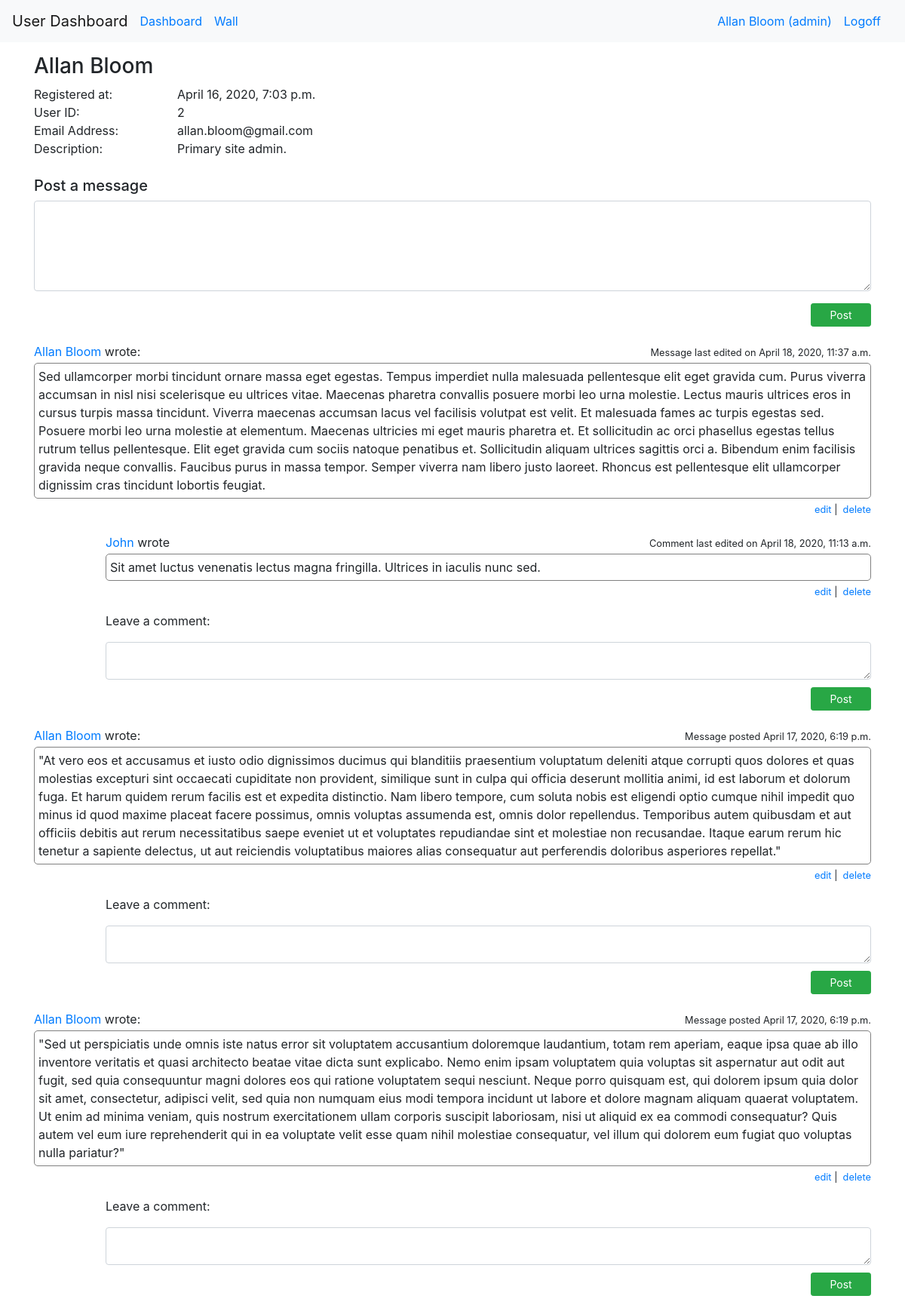
The page /message_board/2 (signed in) on the database its author committed.
### login_and_registration_app/models.py (models this page shows)
class User(models.Model):
    first_name = models.CharField(max_length=255)
    last_name = models.CharField(max_length=255)
    email = models.CharField(max_length=255)
    level = models.IntegerField(default=1)
    description = models.TextField(null=True)
    password = models.CharField(max_length=45)
    created_at = models.DateTimeField(auto_now_add=True)
    updated_at = models.DateTimeField(auto_now=True)
    objects = UserManager()

### messageboard_app/models.py (models this page shows)
class Message(models.Model):
    content = models.TextField()
    created_at = models.DateTimeField(auto_now_add=True)
    updated_at = models.DateTimeField(auto_now=True)
    author = models.ForeignKey(User, related_name="messages_posted", on_delete=models.CASCADE)
    recipient = models.ForeignKey(User, related_name="messages_received", on_delete=models.CASCADE)
    edited = models.BooleanField(default=False)
    edited_by = models.IntegerField(default=0)
    objects = MessageManager()

class Comment(models.Model):
    content = models.TextField()
    created_at = models.DateTimeField(auto_now_add=True)
    updated_at = models.DateTimeField(auto_now=True)
    author = models.ForeignKey(User, related_name="comments", on_delete=models.CASCADE)
    message = models.ForeignKey(Message, related_name="comments", on_delete=models.CASCADE)
    edited = models.BooleanField(default=False)
    edited_by = models.IntegerField(default=0)
    objects = CommentManager()

### messageboard_app/views.py (the view)
# urls.py: path("/<int:id>", views.message_board),
def message_board(request, id):
    profile = User.objects.filter(id=id)[0]
    user = logged_user(request)
    try:
        errors = request.session["errors"]
    except KeyError:
        errors = None
    context = {
        "user": user,
        "profile": profile,
        "errors": errors,
        "messages_posted": user.messages_posted.all().order_by("-created_at"),
        "messages_received": profile.messages_received.all().order_by("-created_at"),
    }
    request.session["errors"] = None
    return render(request, "message_board.html", context)

### messageboard_app/views.py (called while the page is built)
def logged_user(request):
    return User.objects.filter(id=request.session["user_id"])[0]

### messageboard_app/templates/message_board.html (shortened to what this page needs)
<!doctype html>
<html lang="en">
  <head>
    {% load static %}
    <link rel="stylesheet" type="text/css" href="{% static 'bootstrap.css' %}">
  </head>
  <body>
    <nav class="navbar navbar-expand-md navbar-light bg-light">
      <a class="navbar-brand" href="/">User Dashboard</a>
      <div class="collapse navbar-collapse" id="navbarSupportedContent">
      {% if request.session.user_id == None %}
        <a class="navbar-nav mr-auto nav-link disabled" href="/dashboard">Dashboard</a>
        <a class="navbar-nav mr-sm-0 nav-link" href="/signin">Signin</a>
      {% else %}
        <a class="navbar-nav mr-sm-0 nav-link" href="/dashboard">Dashboard</a>
        <a class="navbar-nav mr-auto nav-link" href="/message_board/{{user.id}}">Wall</a>
      {% if user.level == 9%}
        <a class="navbar-nav mr-sm-0 nav-link" href="/dashboard/profile">{{user.first_name}} {{user.last_name}} (admin)</a>
      {% else %}
        <a class="navbar-nav mr-sm-0 nav-link" href="/dashboard/profile">{{user.first_name}} {{user.last_name}}</a>
      {% endif %}
        <a class="navbar-nav mr-sm-0 nav-link" href="/logoff">Logoff</a>
      {% endif %}
      </div>
    </nav>
    <div class="container">
      <div class="row top_row">
        <div class="col-12">
          <h3>{{profile.first_name}} {{profile.last_name}}</h3>
        </div>
        <div class="col-12">
          <div class="row">
            <div class="col-4 col-md-3 col-lg-2">Registered at:</div>
            <div class="col-8 col-md-9 col-lg-10">{{profile.created_at}}</div>
          </div>
          <div class="row">
            <div class="col-4 col-md-3 col-lg-2">User ID:</div>
            <div class="col-8 col-md-9 col-lg-10">{{profile.id}}</div>
          </div>
          <div class="row">
            <div class="col-4 col-md-3 col-lg-2">Email Address:</div>
            <div class="col-8 col-md-9 col-lg-10">{{profile.email}}</div>
          </div>
          <div class="row">
            <div class="col-4 col-md-3 col-lg-2">Description:</div>
            <div class="col-8 col-md-9 col-lg-10">{{profile.description}}</div>
          </div>
        </div>
      </div>
      <div class="row second_row">
        <div class="col-12">
        {% if profile.id == user.id%}
          {% if errors.message %}
          <h5 class="post_message_header">Post a message</h5>
          <p class="error_message">&nbsp&nbsp<small>{{ errors.message }}</small></p>
          {% else %}
          <h5>Post a message</h5>
          {% endif %}
        {% else %}
          <h5>Leave a message for {{profile.first_name}} </h5>
        {% endif %}
        </div>
      </div>
      <div class="row">
        <div class="col-12">
          <form action="/message_board/{{profile.id}}/post_message" method="post">
            <div class="form-group">
              <textarea class="form-control" name="message"></textarea>
            </div>
            <div class="form-group text-right">
              <button class="btn btn-success btn-sm">Post</button>
            </div>
          </form>
        </div>
      </div>
    {% for message in messages_received.all %}
      <div class="row">
        <div class="col-6">
          <p class="mc_header"><a href="/message_board/{{message.author.id}}">{{ message.author.first_name }} {{ message.author.last_name }} </a>wrote:</p>
        </div>
        <div class="col-6 text-right">
          {% if message.edited %}
          <p class="mc_header"><small>Message last edited on {{message.updated_at}}</small></p>
          {% else %}
          <p class="mc_header"><small>Message posted {{message.created_at}}</small></p>
          {% endif %}
        </div>
      </div>
      <div class="row">
        <div class="col-12">
          <p class="message_content">{{ message.content }}</p>
        </div>
        {% if user == message.author or user.level == 9 %}
        <div class="col-12 text-right">
          <p class="edit_delete_options">
            <small>
              <a href="" data-toggle="modal" data-target="#edit{{message.id}}">edit</a>&nbsp|&nbsp
              <a href="" data-toggle="modal" data-target="#remove{{message.id}}">delete</a>
            </small>
          </p>
        </div>
        {% endif %}
      </div>
      {% for comment in message.comments.all %}
      <div class="row">
        <div class="col-5 offset-1">
          <p class="mc_header"><a href="/message_board/{{comment.author.id}}">{{comment.author.first_name}} </a>wrote</p>
        </div>
        <div class="col-5 offset-1 text-right">
          {% if comment.edited %}
          <p class="mc_header"><small>Comment last edited on {{comment.updated_at}}</small></p>
          {% else %}
          <p class="mc_header"><small>Comment posted {{comment.created_at}}</small></p>
          {% endif %}
        </div>
      </div>
      <div class="row">
        <div class="col-11 offset-1">
          <p class="comment_content">{{comment.content}}</p>
        </div>
        {% if user == comment.author or user.level == 9 %}
        <div class="col-11 offset-1 text-right">
          <p class="edit_delete_options">
            <small>
              <a href="" data-toggle="modal" data-target="#edit{{comment.id}}">edit</a>&nbsp|&nbsp
              <a href="" data-toggle="modal" data-target="#remove{{comment.id}}">delete</a>
            </small>
          </p>
        </div>
        {% endif %}
      </div>
      {% endfor %}
      <div class="row">
        <div class="col-11 offset-1">
          {% if errors.comment %}
          <p>Leave a comment: &nbsp&nbsp<small class="comment_error">{{ errors.comment }}</small></p>
          {% else %}
          <p>Leave a comment:</p>
          {% endif %}
        </div>
      </div>
      <div class="row">
        <div class="col-11 offset-1">
          <form action="/message_board/{{profile.id}}/{{message.id}}/comment" method="post">
            <textarea class="form-control comment_textarea" name="comment"></textarea>
            <div class="form-group text-right">
              <button class="btn btn-success btn-sm comment_button">Post</button>
            </div>
          </form>
        </div>
      </div>
    {% endfor %}
    </div>
  </body>
</html>

### messageboard_app/templates/message_board.html (style rules this page uses)
.top_row { margin-top: 15px; }
.second_row { margin-top: 25px; }
textarea { min-height: 120px; max-height: 200px; overflow: auto; }
.message_content { max-height: 300px; overflow: auto; border: 1px solid grey; border-radius: 5px; padding: 5px; }
.comment_content { max-height: 150px; overflow: auto; border: 1px solid grey; border-radius: 5px; padding: 5px; }
.mc_header { margin-top: 5px; margin-bottom: 3px; }
.comment_textarea { min-height: 20px; max-height: 50px; }
.comment_button { margin-top: 10px; }
button { min-width: 80px; }
.edit_delete_options { margin-top: -15px; margin-bottom: 2px; }

### rows shown on the page
User: first_name "Allan", last_name "Bloom", created_at "April 16, 2020, 7:03 p.m.", id "2", email "allan.bloom@gmail.com", description "Primary site admin."
Message: author.first_name "Allan", author.last_name "Bloom", updated_at "April 18, 2020, 11:37 a.m.", content "Sed ullamcorper morbi tincidunt ornare massa eget egestas. Tempus imperdiet nulla malesuada pellentesque elit eget gravida cum. Purus viverra accumsan in nisl nisi scelerisque eu ultrices vitae. Maecenas pharetra convallis posuere morbi leo urna molestie. Lectus mauris ultrices eros in cursus turpis massa tincidunt. Viverra maecenas accumsan lacus vel facilisis volutpat est velit. Et malesuada fames ac turpis egestas sed. Posuere morbi leo urna molestie at elementum. Maecenas ultricies mi eget mauris pharetra et. Et sollicitudin ac orci phasellus egestas tellus rutrum tellus pellentesque. Elit eget gravida cum sociis natoque penatibus et. Sollicitudin aliquam ultrices sagittis orci a.…"
Comment: author.first_name "John", updated_at "April 18, 2020, 11:13 a.m.", content "Sit amet luctus venenatis lectus magna fringilla. Ultrices in iaculis nunc sed."
Message: author.first_name "Allan", author.last_name "Bloom", created_at "April 17, 2020, 6:19 p.m.", content "\"At vero eos et accusamus et iusto odio dignissimos ducimus qui blanditiis praesentium voluptatum deleniti atque corrupti quos dolores et quas molestias excepturi sint occaecati cupiditate non provident, similique sunt in culpa qui officia deserunt mollitia animi, id est laborum et dolorum fuga. Et harum quidem rerum facilis est et expedita distinctio. Nam libero tempore, cum soluta nobis est eligendi optio cumque nihil impedit quo minus id quod maxime placeat facere possimus, omnis voluptas assumenda est, omnis dolor repellendus. Temporibus autem quibusdam et aut officiis debitis aut rerum necessitatibus saepe eveniet ut et voluptates repudiandae sint et molestiae non recusandae. Itaque…"
Message: author.first_name "Allan", author.last_name "Bloom", created_at "April 17, 2020, 6:19 p.m.", content "\"Sed ut perspiciatis unde omnis iste natus error sit voluptatem accusantium doloremque laudantium, totam rem aperiam, eaque ipsa quae ab illo inventore veritatis et quasi architecto beatae vitae dicta sunt explicabo. Nemo enim ipsam voluptatem quia voluptas sit aspernatur aut odit aut fugit, sed quia consequuntur magni dolores eos qui ratione voluptatem sequi nesciunt. Neque porro quisquam est, qui dolorem ipsum quia dolor sit amet, consectetur, adipisci velit, sed quia non numquam eius modi tempora incidunt ut labore et dolore magnam aliquam quaerat voluptatem. Ut enim ad minima veniam, quis nostrum exercitationem ullam corporis suscipit laboriosam, nisi ut aliquid ex ea commodi…"
